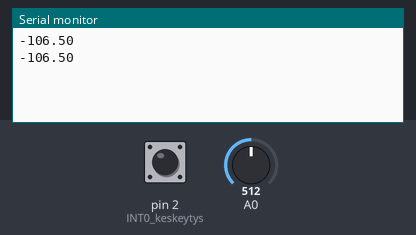
Simulated run of this sketch. Board: Arduino Uno, built with avr-gcc and run on an emulated ATmega328P. Parts: the last lines printed to the serial monitor. The inputs (shaded band) are chosen by the test bench; at power-on: A0 = 512, pin 2 (INT0_keskeytys) LOW. No radio packets arrive unless stated.

Above: at 16.8 s.
16.9 s: A0 set to 0
30.9 s: pin 2 (INT0_keskeytys) pulled HIGH for 3 s
At 34.7 s:
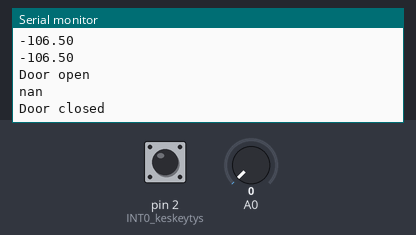
42.9 s: A0 set to 16
At 48.5 s:
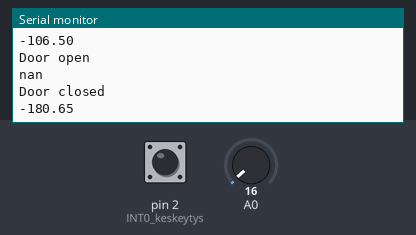

Measured:
- after the input at 30.9 s, the serial monitor: prints a new line at once (image 1)
- after the input at 42.9 s, the serial monitor: prints a new line after 5.1 s (image 2)

The sketch:

Arduino_Node.ino
```cpp
#include <SPI.h>
#include "RF24.h"
#include "thingspeakrequest.h"
#include <math.h>         //loads the more advanced math functions
#include <avr/io.h>
#include <avr/interrupt.h>

#define SERIAL_DEBUG  1   //1 = On, 0 = Off

//#define INTERVAL_MSEC 900000 //15 Minutes
#define INTERVAL_MSEC 16000 //16 sec

#define TS_W_API_KEY  "0000000000000000" //Put your thingspeak write API key here (16 characters)

#define TS_W_CH_NUM  "00000"    //Put your thingspeak channel number here

//pinMode(2, INPUT);
volatile int sensorValue = 0;

int m_iBlockSize = 32;
char message[512];
float temp;
float Temp;
int val;
long int door1= 0;

/* Hardware configuration: Set up nRF24L01 radio on SPI bus plus pins 7 & 8 */
RF24 radio(7,8);

byte addresses[][6] = {"1Node","4Node"};
void sendMessage(const char *msg);
float Thermister(int RawADC);

volatile int door1ChangeCount;

ThingSpeakUploadRequest uploadRequest;

void setup()
{
    door1ChangeCount = 0;
    sei();
    pinMode(2, INPUT);  //INT0 keskeytys
    attachInterrupt(0, INT0_handler, CHANGE);
    radio.begin();

    radio.setAutoAck(1);                    // Ensure autoACK is enabled
    radio.enableAckPayload();               // Allow optional ack payloads
    radio.setRetries(0,15);                 // Smallest time between retries, max no. of retries
    radio.setPayloadSize(32);

    radio.openWritingPipe(addresses[1]);        // Both radios listen on the same pipes by default, but opposite addresses
    radio.openReadingPipe(1,addresses[0]);      // Open a reading pipe on address 0, pipe 1

    if(SERIAL_DEBUG) Serial.begin(9600);

    if(SERIAL_DEBUG)Serial.print("\n");
}
void loop()
{

  //int val;                //Create an integer variable
  // double temp;            //Variable to hold a temperature value
  val=analogRead(0);      //Read the analog port 0 and store the value in val
  temp=Thermister(val);   //Runs the fancy math on the raw analog value
  Serial.println(temp);   //Print the value to the serial port


  uploadRequest.SetApiKey(TS_W_API_KEY);
  uploadRequest.SetFieldData(1,temp);
  //uploadRequest.SetFieldData(2,door1);  //Room 2 temp
  //uploadRequest.SetFieldData(3,random(RND_MIN,RAND_MAX));  //Room 3 temp
  uploadRequest.SetFieldData(4,door1);
  //uploadRequest.SetFieldData(5,random(RND_MIN,RAND_MAX));  //Room 2 door
  //uploadRequest.SetFieldData(6,random(RND_MIN,RAND_MAX));  //Room 3 door
  //uploadRequest.SetFieldData(7,random(RND_MIN,RAND_MAX));
  //uploadRequest.SetFieldData(8,random(RND_MIN,RAND_MAX));
  uploadRequest.ToString(message);
  sendMessage(message);
  door1ChangeCount = 0;

  delay(INTERVAL_MSEC);
}

void sendMessage(const char *msg)
{
     unsigned int msgLen = strlen(msg);
     unsigned int fullBlocks = msgLen / m_iBlockSize;
     char lastBlock[m_iBlockSize];
     memset(lastBlock,0,sizeof(lastBlock));

     unsigned int block;

     for(block = 0; block < fullBlocks; block++)
     {
         radio.write(&msg[block*m_iBlockSize],m_iBlockSize);
     }

     strcpy(lastBlock,&msg[block*m_iBlockSize]);
     radio.write(&msg[block*m_iBlockSize],m_iBlockSize,0);
}


float Thermister(int RawADC) {  //Function to perform the fancy math of the Steinhart-Hart equation
 //double Temp;
 Temp = log(((10240000/RawADC) - 10000));
 Temp = 1 / (0.001129148 + (0.000234125 + (0.0000000876741 * Temp * Temp ))* Temp );
 Temp = Temp - 273.15 - 131.5;              // Convert Kelvin to Celsius
 //Temp = (Temp * 9.0)/ 5.0 + 32.0; // Celsius to Fahrenheit - comment out this line if you need Celsius
 return Temp;
}

void INT0_handler()
{
  cli();

  door1ChangeCount++;

  sensorValue = digitalRead(2);
  if (sensorValue)
  {
     door1 = 1;
     Serial.println("Door open");
  }

  else
  {
    door1 = 0;
    Serial.println("Door closed");
  }

  if(door1ChangeCount > 1)
  {
         door1 = 1;
  }

  sei();
}
```

thingspeakrequest.cpp
```cpp
// (licence header left out)
#include "thingspeakrequest.h"

ThingSpeakUploadRequest::ThingSpeakUploadRequest()
{
    for(int i = 0; i < MAX_FIELDS;i++)
    {
        m_szFieldData[i] = NULL;
    }
}

ThingSpeakUploadRequest::~ThingSpeakUploadRequest()
{
    for(int i = 0; i < MAX_FIELDS;i++)
    {
        if(NULL != m_szFieldData[i])
            delete[] m_szFieldData[i];
    }
}

bool ThingSpeakUploadRequest::SetApiKey(const char *szApiKey)
{
    if(strlen(szApiKey) != 16)
        return false;
    strcpy(m_szApiKey, szApiKey);
    return true;
}

const char *ThingSpeakUploadRequest::GetApiKey()
{
    return m_szApiKey;
}

bool ThingSpeakUploadRequest::SetFieldData(unsigned int iField, const char *szData)
{
    if(iField > MAX_FIELDS)
        return false;

    if(NULL == m_szFieldData[iField-1])
        m_szFieldData[iField-1] = new char [strlen(szData)+1];

    strcpy(m_szFieldData[iField-1],szData);

    return true;
}

bool ThingSpeakUploadRequest::SetFieldData(unsigned int iField, const int iData)
{
    if(iField > MAX_FIELDS)
        return false;

    char temp[32];

    sprintf(temp,"%d", iData);

    return SetFieldData(iField,temp);

}

bool ThingSpeakUploadRequest::SetFieldData(unsigned int iField, const long int iData)
{
    if(iField > MAX_FIELDS)
        return false;

    char temp[32];

    sprintf(temp,"%ld", iData);

    return SetFieldData(iField,temp);

}

bool ThingSpeakUploadRequest::SetFieldData(unsigned int iField, const float fData)
{
    if(iField > MAX_FIELDS)
        return false;
    char temp[32];

#ifndef __AVR__
        sprintf(temp,"%f", fData);
#else
        dtostrf(fData,1,5, temp);
#endif

    return SetFieldData(iField,temp);
}

const char *ThingSpeakUploadRequest::GetFieldData(unsigned int iField)
{
    if(iField > MAX_FIELDS)
        return NULL;

    return m_szFieldData[iField-1];
}

void ThingSpeakUploadRequest::ToString(char *buf)
{
    strcpy(buf,m_szApiKey);

    char temp[strlen(FIELD_ID_PREFIX)+3];
    strcat(buf,";");
    bool bFirst = true;

    for(int i = 0; i < MAX_FIELDS; i++)
    {
        if(NULL != m_szFieldData[i])
        {
            if(m_szFieldData[i][0] != '\0')
            {
                if(false == bFirst)
                    strcat(buf,FIELD_SEPARATOR);

                sprintf(temp,"%s%d",FIELD_ID_PREFIX,i+1);
                strcat(buf,temp);
                strcat(buf,"=");
                strcat(buf,m_szFieldData[i]);

                bFirst = false;
            }

        }

    }
}

bool ThingSpeakUploadRequest::FromString(const char *buf)
{

    char temp[64];
    bool bNextFieldIdFound = false;
    bool bNextFieldDataFound = false;

    int idLen = 0;
    int dataLen = 0;
    int fieldId = -1;

    if(strlen(buf) < 16)
        return false;

    //Get the api key
    for(int i = 0; i < 16;i++)
    {
        m_szApiKey[i] = buf[i];
    }
    m_szApiKey[16] = '\0';

    if(buf[16] != ';')
        return false;  //Parse error


    //Get the field data
    for(int i = 16; buf[i] ;i++)
    {
        //Allow for & also as a field separator to support the HTTP like request format
        if(buf[i] == ';' || buf[i] == '&')
        {
            bNextFieldIdFound = true;
            if(true == bNextFieldDataFound)
            {
                temp[dataLen] = '\0';
                dataLen = 0;
                bNextFieldDataFound = false;


                if(fieldId == -1 || fieldId > 8)
                    return false;   //Parse error
                if(NULL == m_szFieldData[fieldId-1])
                {
                    m_szFieldData[fieldId-1] = new char[strlen(temp)+1];
                }
                strcpy(m_szFieldData[fieldId-1],temp);


            }
            continue;
        }

        if(buf[i] == '=')
        {
            bNextFieldDataFound = true;
            if(true == bNextFieldIdFound)
            {
                bNextFieldIdFound = false;
                temp[idLen] = '\0';
                idLen = 0;
                fieldId = temp[strlen(temp)-1]-48;

            }

            continue;
        }

        if(bNextFieldIdFound)
        {
            //Field identifier cannot be longer than "fieldx" which is 6 characters
            if(idLen > 6)
                return false;   //Parse error

            temp[idLen] = buf[i];
            idLen++;
        }

        if(bNextFieldDataFound)
        {
            temp[dataLen] = buf[i];
            dataLen++;
        }

    }

    //Get the last field value
    if(true == bNextFieldDataFound)
    {
        temp[dataLen] = '\0';
        dataLen = 0;
        bNextFieldDataFound = false;


        if(fieldId == -1 || fieldId > 8)
            return false;   //Parse error
        if(NULL == m_szFieldData[fieldId-1])
        {
            m_szFieldData[fieldId-1] = new char[strlen(temp)+1];

        }
        strcpy(m_szFieldData[fieldId-1],temp);


    }

    return true;


}

void ThingSpeakUploadRequest::ResetData()
{
    m_szApiKey[0] = '\0';

    for(int i = 0; i < MAX_FIELDS;i++)
    {
        if(NULL != m_szFieldData[i])
            m_szFieldData[i][0] = '\0';
    }
}
```

thingspeakrequest.h
```cpp
// (licence header left out)
#ifndef THINGSPEAKUPLOADREQUEST_H
#define THINGSPEAKUPLOADREQUEST_H

#ifndef __AVR__
#include <string.h>
#include <stdio.h>
#else
#include <Arduino.h>
#endif
#define MAX_FIELDS          8

#define FIELD_ID_PREFIX     "field"
#define FIELD_SEPARATOR     "&"


class ThingSpeakUploadRequest
{
public:
    //Constructor
    ThingSpeakUploadRequest();
    //Destructor
    ~ThingSpeakUploadRequest();

    //Sets the Api key for the request
    bool SetApiKey(const char * szApiKey);

    //Gets the Api key of the request
    const char * GetApiKey();

    //Sets the field data for the upload request
    bool SetFieldData(unsigned int iField, const char * szData);
    bool SetFieldData(unsigned int iField, const int iData);
    bool SetFieldData(unsigned int iField, const long int iData);
    bool SetFieldData(unsigned int iField, const float fData);

    //Gets the field data of the upload request
    const char * GetFieldData(unsigned int iField);

    //Converts the request object into a string
    void ToString(char * buf);
    //Constructs the request object from a string
    bool FromString(const char * buf);

    //Resets all the data
    void ResetData();


private:

    char m_szApiKey[17];
    char * m_szFieldData[MAX_FIELDS];

};

#endif // THINGSPEAKUPLOADREQUEST_H
```
